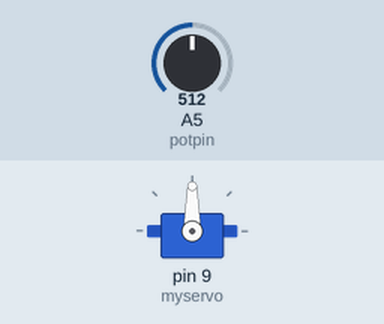
A sketch run on a simulated Arduino Uno, built with avr-gcc and run on an emulated ATmega328P. Parts: servo. Inputs (shaded band) come from the test bench; at power-on: A5 (potpin) = 512.

Above: at 1.2 s.
1.3 s: A5 (potpin) set to 716
At 2.5 s:
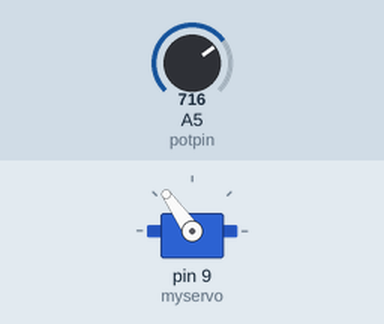
2.8 s: A5 (potpin) set to 900
At 3.3 s:
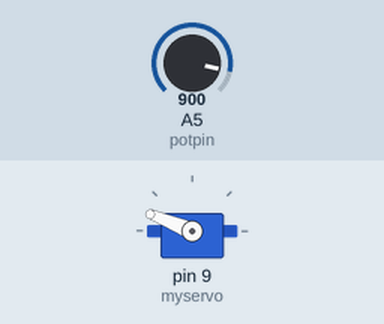
4.3 s: A5 (potpin) set to 1023
At 4.8 s:
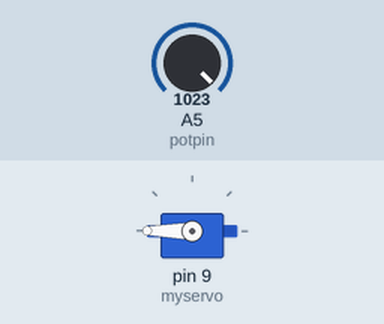
5.8 s: A5 (potpin) set to 306
At 6.8 s:
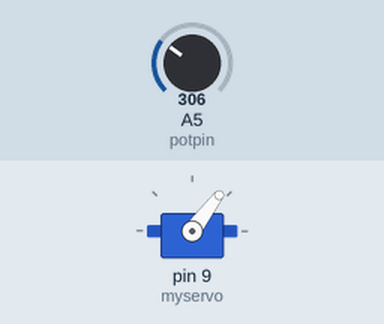
7.3 s: A5 (potpin) set to 122
At 8.3 s:
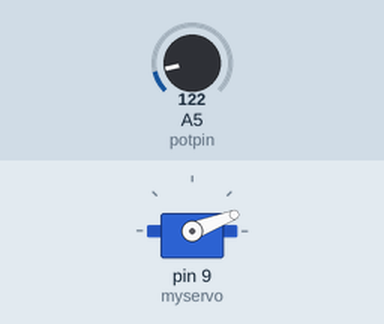
Timing chart, 0 to 9.8 s (numbered marks = the images above; inputs shaded):
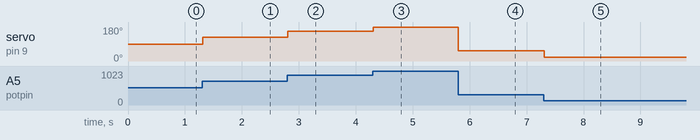

The sketch:

ex2.ino
```cpp
#include <Servo.h>

Servo myservo;
int potpin = 5; // 변수 선언
int val=0;    // 변수 선언

void setup() {
  myservo.attach(9); // 9번 핀을 myservo에 지정
}

void loop() {
  val = analogRead(potpin); // 아날로그 핀으로 가변저항 값을 읽어 저장
  val = map(val, 0, 1023, 0, 180); // 0~1023 의 범위를 0~180의 범위로 변환하여 저장
  myservo.write(val); // 서브 모터 회전
  delay(15); // 0.015 delay
}
```

Measured:
- after the input at 1.3 s, servo on pin 9 (myservo): 90° → 125° at once
- after the input at 2.8 s, servo on pin 9 (myservo): 125° → 158° at once
- after the input at 4.3 s, servo on pin 9 (myservo): 158° → 180° at once
- after the input at 5.8 s, servo on pin 9 (myservo): 180° → 53° at once
- after the input at 7.3 s, servo on pin 9 (myservo): 53° → 21° at once
